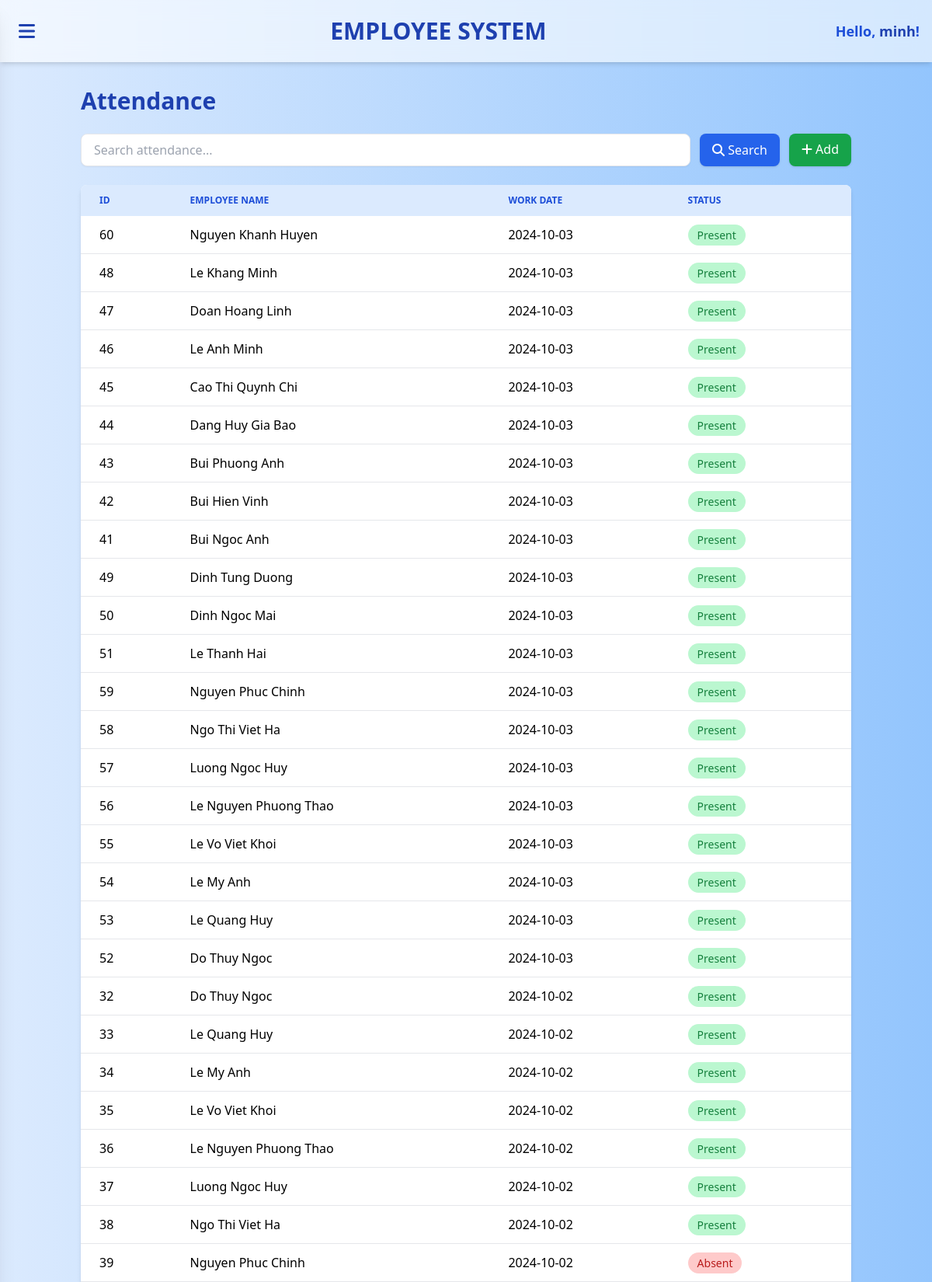
The app's page /public/attendance/index (signed in, upper part) with its own data.
### tables this page shows
CREATE TABLE `ATTENDANCE` (
    `attendance_id` INT AUTO_INCREMENT PRIMARY KEY,
    `employee_id` INT NOT NULL,
    `work_date` DATE NOT NULL,
    `check_in` TIME,
    `check_out` TIME,
    `status` ENUM('Present', 'Absent', 'On Leave') NOT NULL,
    CONSTRAINT `fk_att_emp` FOREIGN KEY (`employee_id`) REFERENCES `EMPLOYEE`(`employee_id`),
    UNIQUE KEY `uq_emp_date` (`employee_id`, `work_date`)  
);

CREATE TABLE `EMPLOYEE` (
    `employee_id` INT AUTO_INCREMENT PRIMARY KEY,
    `full_name` VARCHAR(150) NOT NULL,
    `gender` ENUM('Male', 'Female', 'Other') NOT NULL,
    `date_of_birth` DATE NOT NULL,
    `phone_number` VARCHAR(20) UNIQUE,
    `email` VARCHAR(100) NOT NULL UNIQUE,
    `address` VARCHAR(255),
    `hire_date` DATE NOT NULL,
    `department_id` INT NOT NULL,
    `position` VARCHAR(100) NOT NULL,
    `base_salary` DECIMAL(10, 2) NOT NULL,
    CONSTRAINT `fk_emp_dept` FOREIGN KEY (`department_id`) REFERENCES `DEPARTMENT`(`department_id`)
);

### app/core/Controller.php (called while the page is built, shortened)
<?php
class Controller
{
    protected PDO $conn;
    public function __construct()
    {
        $dbPath = __DIR__ . '/../config/database.php';
        $this->conn = require $dbPath;
    }
    public function model($model)
    {
        $file = "../app/models/" . $model . ".php";
        return new $model($this->conn);
    }
    public function view($view, $data = [])
    {
        extract($data);
        require __DIR__ . "/../views/$view.php";
    }
}

### app/controllers/AttendanceController.php (called while the page is built, shortened)
<?php
require_once "../app/core/Controller.php";
class AttendanceController extends Controller
{
    private $attendanceModel;
    public function __construct()
    {
        $this->attendanceModel = $this->model("Attendance");
    }
    public function index()
    {
        $filter = ['search' => $_GET['search'] ?? ''];
        if (!empty($filter['search'])) {
            $attendances = $this->attendanceModel->searchAttendance($filter['search']);
        } else {
            $attendances = $this->attendanceModel->getAllAttendance();
        }
        $this->view("attendance/index", [
            'attendances' => $attendances,
            'filter' => $filter,
            'base_url' => $this->config['base_url']
        ]);
    }
}

### app/core/App.php (called while the page is built, shortened)
<?php
class App
{
    protected string $controllerName = 'AuthController';
    protected string $method = 'login';
    public function __construct()
    {
        $url = $this->parseUrl();
        if (!empty($url[0])) {
            $candidate = ucfirst($url[0]) . 'Controller';
            if (file_exists("../app/controllers/$candidate.php")) {
                $this->controllerName = $candidate;
                unset($url[0]);
            }
        }
        $this->controller = new $this->controllerName();
        if (!empty($url[1]) && method_exists($this->controller, $url[1])) {
            $this->method = $url[1];
            unset($url[1]);
        } else {
            $this->method = $this->controllerName === 'AuthController' ? 'login' : 'index';
        }
        $this->params = $url ? array_values($url) : [];
        call_user_func_array([$this->controller, $this->method], $this->params);
    }
    private function parseUrl(): array
    {
        $url = rtrim($_GET['url'], '/');
        $url = filter_var($url, FILTER_SANITIZE_URL);
        return explode('/', $url);
    }
}

### public/index.php (called while the page is built, shortened)
<?php
$rootPath = dirname(__DIR__);
$config = require $rootPath . '/app/config/config.php';
require_once $rootPath . '/app/core/Model.php';
require_once $rootPath . '/app/core/Controller.php';
require_once $rootPath . '/app/core/App.php';
new App();

### app/config/config.php (called while the page is built)
<?php
return [
    'base_url' => '/CSDL/public',
    'debug'    => true,
    'environment' => 'local',
    'app_name'      => 'EMS - Employee Management System',
    'app_version'   => '1.0.0',
    'timezone'      => 'Asia/Ho_Chi_Minh',
    'locale'        => 'vi',
    'datetime_format' => 'Y-m-d H:i:s',
    'date_format'     => 'Y-m-d',
    'time_format'     => 'H:i:s',
    'session_name' => 'ems_session',
    'csrf_token_key' => 'ems_csrf',
    'app_salt' => 'x82asj182nasd182ASD9182asd__EMS',
    'session_lifetime' => 1800,
    'pagination' => [
        'per_page' => 15
    ],
    'log_path'       => __DIR__ . '/../../storage/logs/',
    'log_errors'     => true,
    'log_sql'        => false,
    'uploads_path'    => __DIR__ . '/../../public/uploads/',
    'uploads_url'     => '/uploads/',
];

### app/config/database.php (called while the page is built)
<?php
$dbHost = '127.0.0.1';
$dbName = 'db_employee_infomation_manager';
$dbUser = 'appuser';
$dbPass = 'ted1234';
$dbCharset = 'utf8mb4';
$dbPort = 3306;
$dsn = "mysql:host=$dbHost;dbname=$dbName;charset=$dbCharset;port=$dbPort";
try {
    $conn = new PDO($dsn, $dbUser, $dbPass, [
        PDO::ATTR_ERRMODE => PDO::ERRMODE_EXCEPTION,
        PDO::ATTR_DEFAULT_FETCH_MODE => PDO::FETCH_ASSOC,
        PDO::ATTR_EMULATE_PREPARES => false
    ]);
} catch (PDOException $e) {
    die("Database connection failed: " . $e->getMessage());
}
return $conn;

### app/core/Model.php (called while the page is built, shortened)
<?php
class Model
{
    protected PDO $conn;
    public function __construct(PDO $conn)
    {
        $this->conn = $conn;
        $this->conn->setAttribute(PDO::ATTR_DEFAULT_FETCH_MODE, PDO::FETCH_ASSOC);
    }
    protected function fetchAll(string $sql, array $params = []): array
    {
        $stmt = $this->conn->prepare($sql);
        $stmt->execute();
        return $stmt->fetchAll();
    }
}

### app/models/Attendance.php (called while the page is built, shortened)
<?php
require_once __DIR__ . '/../core/Model.php';
class Attendance extends Model
{
    public function getAllAttendance(): array
    {
        $sql = "SELECT a.*, e.full_name
                FROM attendance a
                LEFT JOIN employee e ON a.employee_id = e.employee_id
                ORDER BY a.work_date DESC";
        return $this->fetchAll($sql);
    }
}

### app/views/attendance/index.php (the view, shortened to what this page needs)
<?php
require_once __DIR__ . '/../layouts/header.php';
?>
<div class="container mx-auto px-4 py-8">
    <h1 class="text-3xl font-bold text-blue-800 mb-6">Attendance</h1>
    <form method="get" class="flex mb-6 space-x-3">
        <input type="text" name="search" placeholder="Search attendance..."
               value="<?= htmlspecialchars($filter['search'] ?? '') ?>"
               class="flex-1 px-4 py-2 border rounded-lg shadow-sm focus:ring-2 focus:ring-blue-400 focus:outline-none">
        <button type="submit"
                class="px-4 py-2 bg-blue-600 text-white rounded-lg shadow hover:bg-blue-700 transition">
            <i class="fa fa-search"></i> Search
        </button>
        <a href="<?= $base_url ?>/attendance/tracking"
           class="px-4 py-2 bg-green-600 text-white rounded-lg shadow hover:bg-green-700 transition">
            <i class="fa fa-plus"></i> Add
        </a>
    </form>
    <div class="bg-white shadow-md rounded-lg overflow-hidden">
        <table class="min-w-full">
            <thead class="bg-blue-100">
            <tr>
                <th class="px-6 py-3 text-left text-xs font-semibold text-blue-700 uppercase">ID</th>
                <th class="px-6 py-3 text-left text-xs font-semibold text-blue-700 uppercase">Employee Name</th>
                <th class="px-6 py-3 text-left text-xs font-semibold text-blue-700 uppercase">Work Date</th>
                <th class="px-6 py-3 text-left text-xs font-semibold text-blue-700 uppercase">Status</th>
            </tr>
            </thead>
            <tbody class="divide-y divide-gray-200 bg-white">
            <?php foreach ($attendances as $att): ?>
                <tr class="hover:bg-blue-50 transition">
                    <td class="px-6 py-3"><?= $att['attendance_id'] ?></td>
                    <td class="px-6 py-3"><?= htmlspecialchars($att['full_name']) ?></td>
                    <td class="px-6 py-3"><?= $att['work_date'] ?></td>
                    <td class="px-6 py-3">
                        <?php
                        $statusClass = [
                            'Present' => 'bg-green-200 text-green-700',
                            'Absent' => 'bg-red-200 text-red-700',
                            'Late' => 'bg-yellow-200 text-yellow-700',
                            'Leave Approved' => 'bg-gray-200 text-gray-700'
                        ][$att['status']] ?? 'bg-gray-200 text-gray-700';
                        ?>
                        <span class="px-3 py-1 rounded-full text-sm <?= $statusClass ?>"><?= $att['status'] ?></span>
                    </td>
                </tr>
            <?php endforeach; ?>
            </tbody>
        </table>
    </div>
</div>
<?php require_once __DIR__ . '/../layouts/footer.php'; ?>

### records on screen
attendance: attendance_id "60", employee.full_name "Nguyen Khanh Huyen", work_date "2024-10-03", status "Present"
attendance: attendance_id "48", employee.full_name "Le Khang Minh", work_date "2024-10-03", status "Present"
attendance: attendance_id "47", employee.full_name "Doan Hoang Linh", work_date "2024-10-03", status "Present"
attendance: attendance_id "46", employee.full_name "Le Anh Minh", work_date "2024-10-03", status "Present"
attendance: attendance_id "45", employee.full_name "Cao Thi Quynh Chi", work_date "2024-10-03", status "Present"
attendance: attendance_id "44", employee.full_name "Dang Huy Gia Bao", work_date "2024-10-03", status "Present"
attendance: attendance_id "43", employee.full_name "Bui Phuong Anh", work_date "2024-10-03", status "Present"
attendance: attendance_id "42", employee.full_name "Bui Hien Vinh", work_date "2024-10-03", status "Present"
attendance: attendance_id "41", employee.full_name "Bui Ngoc Anh", work_date "2024-10-03", status "Present"
attendance: attendance_id "49", employee.full_name "Dinh Tung Duong", work_date "2024-10-03", status "Present"
attendance: attendance_id "50", employee.full_name "Dinh Ngoc Mai", work_date "2024-10-03", status "Present"
attendance: attendance_id "51", employee.full_name "Le Thanh Hai", work_date "2024-10-03", status "Present"
attendance: attendance_id "59", employee.full_name "Nguyen Phuc Chinh", work_date "2024-10-03", status "Present"
attendance: attendance_id "58", employee.full_name "Ngo Thi Viet Ha", work_date "2024-10-03", status "Present"
attendance: attendance_id "57", employee.full_name "Luong Ngoc Huy", work_date "2024-10-03", status "Present"
attendance: attendance_id "56", employee.full_name "Le Nguyen Phuong Thao", work_date "2024-10-03", status "Present"
attendance: attendance_id "55", employee.full_name "Le Vo Viet Khoi", work_date "2024-10-03", status "Present"
attendance: attendance_id "54", employee.full_name "Le My Anh", work_date "2024-10-03", status "Present"
attendance: attendance_id "53", employee.full_name "Le Quang Huy", work_date "2024-10-03", status "Present"
attendance: attendance_id "52", employee.full_name "Do Thuy Ngoc", work_date "2024-10-03", status "Present"
attendance: attendance_id "32", employee.full_name "Do Thuy Ngoc", work_date "2024-10-02", status "Present"
attendance: attendance_id "33", employee.full_name "Le Quang Huy", work_date "2024-10-02", status "Present"
attendance: attendance_id "34", employee.full_name "Le My Anh", work_date "2024-10-02", status "Present"
attendance: attendance_id "35", employee.full_name "Le Vo Viet Khoi", work_date "2024-10-02", status "Present"
attendance: attendance_id "36", employee.full_name "Le Nguyen Phuong Thao", work_date "2024-10-02", status "Present"
attendance: attendance_id "37", employee.full_name "Luong Ngoc Huy", work_date "2024-10-02", status "Present"
attendance: attendance_id "38", employee.full_name "Ngo Thi Viet Ha", work_date "2024-10-02", status "Present"
attendance: attendance_id "39", employee.full_name "Nguyen Phuc Chinh", work_date "2024-10-02", status "Absent"

### other values on screen
$user['username'] "minh"
